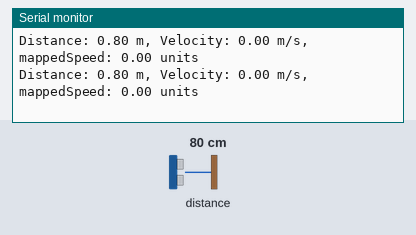
The sketch below on a simulated ESP32. On the bench: the last lines printed to the serial monitor. Inputs (shaded band) come from the test bench; at power-on: distance to the obstacle 80 cm. WiFi joins after 1.5 s; servers stay silent unless stated; no MQTT or app messages arrive unless stated.

Above: at 2.7 s.
2.8 s: distance to the obstacle set to 2 cm
At 2.93 s:
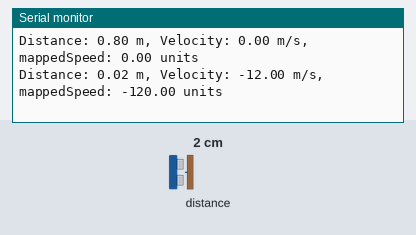
4.3 s: distance to the obstacle set to 4 cm
At 4.31 s:
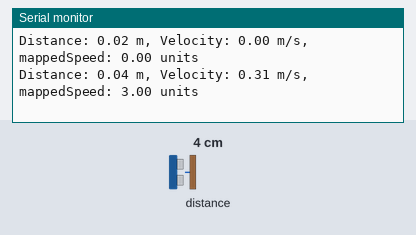
5.8 s: distance to the obstacle set to 250 cm
At 5.88 s:
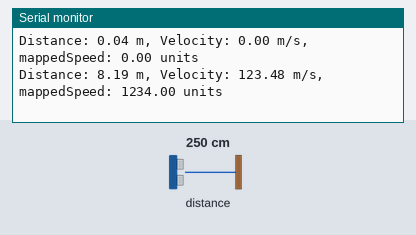
8.8 s: distance to the obstacle set to 9 cm
At 8.9 s:
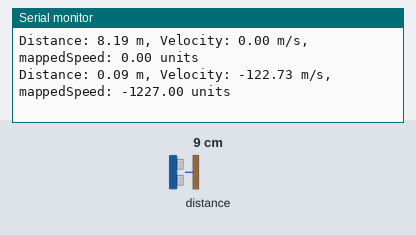
Timing chart, 0 to 11.8 s (numbered marks = the images above; inputs shaded):
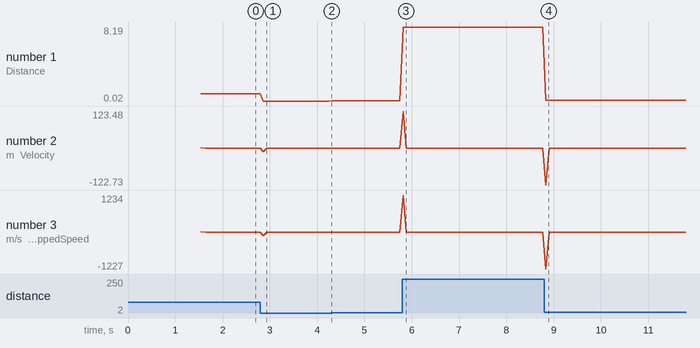

The sketch:

Monitor_LaserDistance.ino
```cpp
#include <Wire.h>
#include <VL53L0X.h>
#include <WiFiManager.h>
#include <PubSubClient.h>

VL53L0X sensor;
unsigned long previousMillis = 0;
int previousDistance = 0;

// WiFi e configurações MQTT
WiFiManager wifiManager;
const char* mqtt_server = "000.000.000.000";
const int mqtt_port = 0000;
const char* mqtt_topic_videospeed = "sensor/laser_distance/video_speed"; // Tópico de velocidade
const char* mqtt_topic_distance = "sensor/laser_distance/video_distance"; // Tópico de distância
const char* mqtt_topic_speed = "sensor/laser_distance/speed"; // Terceiro tópico

WiFiClient espClient;
PubSubClient client(espClient);

void setup()
{
  Serial.begin(9600);
  Wire.begin(19, 23);

  wifiManager.autoConnect("AutoConnectAP");

  client.setServer(mqtt_server, mqtt_port);

  sensor.setTimeout(500);
  if (!sensor.init())
  {
    Serial.println("Failed to detect and initialize sensor!");
    while (1) {}
  }

  sensor.startContinuous();
}

void loop()
{
  unsigned long currentMillis = millis();
  int currentDistance = sensor.readRangeContinuousMillimeters();

  if (sensor.timeoutOccurred()) {
    Serial.print(" TIMEOUT");
  } else {
    // Calcula a velocidade em metros por segundo (m/s)
    float velocity = (float(currentDistance - previousDistance) / 1000.0) / (float(currentMillis - previousMillis) / 1000.0);

    // Mapeia a velocidade para um valor entre 10 e -10
    float mappedSpeed = map(velocity * 10, -10, 10, -10, 10);

    // Publica os valores nos tópicos MQTT
    if (client.connected()) {
      char videospeedStr[10];
      char distanceStr[10];
      char speedStr[10];
      dtostrf(mappedSpeed, 4, 2, videospeedStr);
      dtostrf(currentDistance / 1000.0, 4, 2, distanceStr);
      dtostrf(velocity, 4, 2, speedStr);

      client.publish(mqtt_topic_videospeed, videospeedStr);
      client.publish(mqtt_topic_distance, distanceStr);
      client.publish(mqtt_topic_speed, speedStr); // Terceiro tópico
    }

    Serial.print("Distance: ");
    Serial.print(currentDistance / 1000.0);
    Serial.print(" m, Velocity: ");
    Serial.print(velocity);
    Serial.print(" m/s, mappedSpeed: ");
    Serial.print(mappedSpeed);
    Serial.println(" units");


    previousMillis = currentMillis;
    previousDistance = currentDistance;
  }

  // Reconecta ao servidor MQTT, se necessário
  if (!client.connected()) {
    reconnectMqtt();
  }

  client.loop();
}

void reconnectMqtt() {
  while (!client.connected()) {
    Serial.println("Connecting to MQTT...");
    if (client.connect("ESP32Client")) {
      Serial.println("Connected to MQTT");
    } else {
      Serial.print("Failed to connect to MQTT, rc=");
      Serial.println(client.state());
      delay(2000);
    }
  }
}
```

Measured:
- after the input at 2.8 s, the serial monitor: prints a new line after 0.06 s (image 1)
- after the input at 4.3 s, the serial monitor: prints a new line at once (image 2)
- after the input at 5.8 s, the serial monitor: prints a new line at once (image 3)
- after the input at 8.8 s, the serial monitor: prints a new line at once (image 4)
- plotted number 1: 0.8 → 0.02 after the input at 2.8 s, 0.02 → 0.04 after the input at 4.3 s, 0.04 → 8.19 after the input at 5.8 s, 8.19 → 0.09 after the input at 8.8 s
